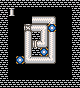

A level layout from a 2D game, rendered from its tile map. Below: a short description, then the map file with its tile-grid data intact:
An orthogonal 10x11 tile map with 8x8 px tiles, 1 tile layer (4).

<map version="1.2" tiledversion="1.3.3" orientation="orthogonal" renderorder="right-down" width="10" height="11" tilewidth="8" tileheight="8" infinite="0" nextlayerid="2" nextobjectid="1">
 <tileset firstgid="1" source="tileset.tsx" />
 <layer id="1" name="4" width="10" height="11">
  <data encoding="csv">
1,1,1,1,1,1,1,1,1,1,
1,2,0,0,0,0,0,0,0,1,
1,0,0,0,8,8,7,0,0,1,
1,0,0,15,8,7,16,0,0,1,
1,0,0,5,1,5,5,0,0,1,
1,0,0,5,13,9,5,0,0,1,
1,0,0,5,1,16,5,0,0,1,
1,0,16,3,8,8,9,0,0,1,
1,0,0,0,0,0,0,0,0,1,
1,0,0,0,0,0,0,0,0,1,
1,1,1,1,1,1,1,1,1,1
</data>
 </layer>
</map>
